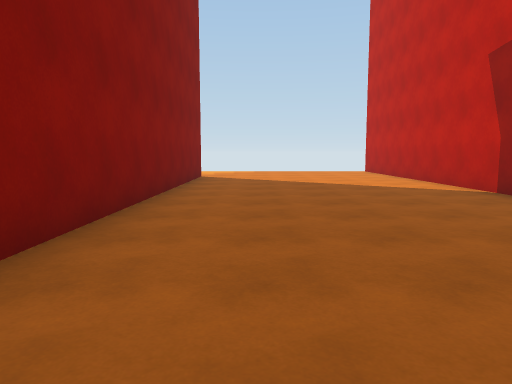
View 1 (above)

18 first-person views from a walk through a scene from a Unity 3-D project. The camera is 1.3 m above the floor, tilts 6° down and sees 70° across. The floor is counted in squares, 2 m on a side. Each view is taken from the middle of a square. On the plan, view 1 faces up. The plan holds only what a view shows up to about 11 squares ahead; the rest is blank. The place goes on beyond the plan.

View 2
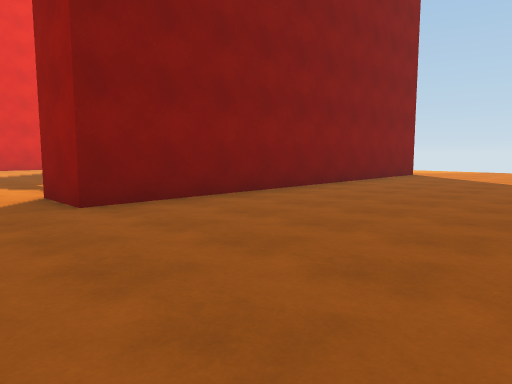

View 3
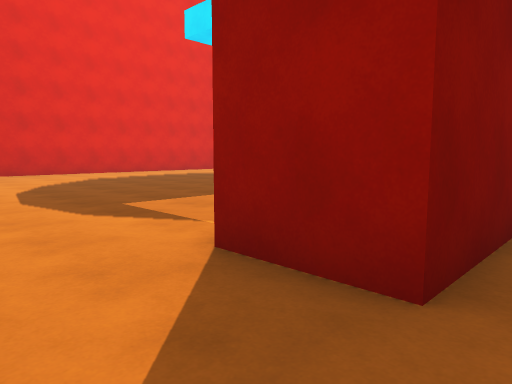

View 4
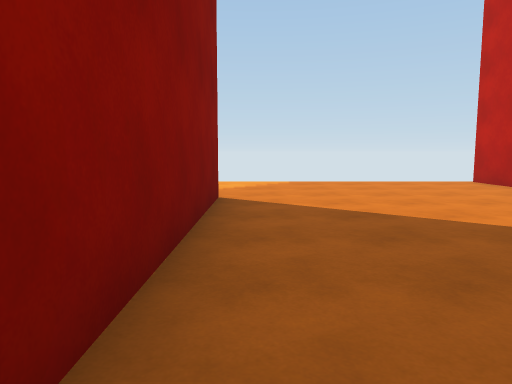

View 5
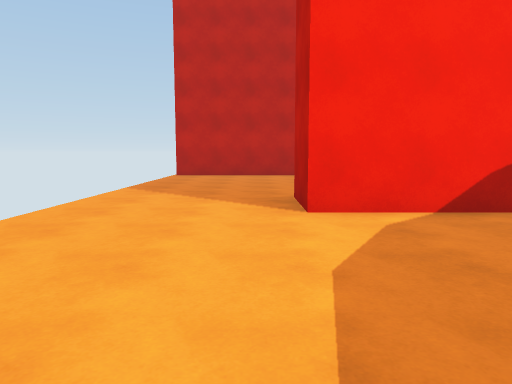

View 6
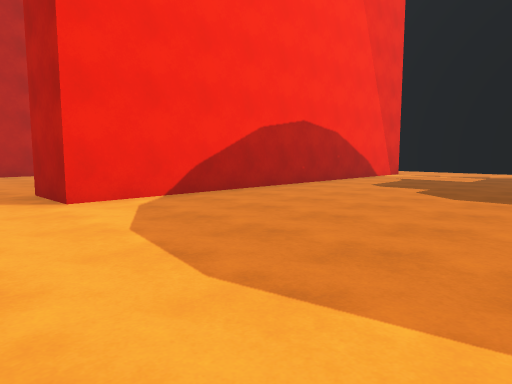

View 7
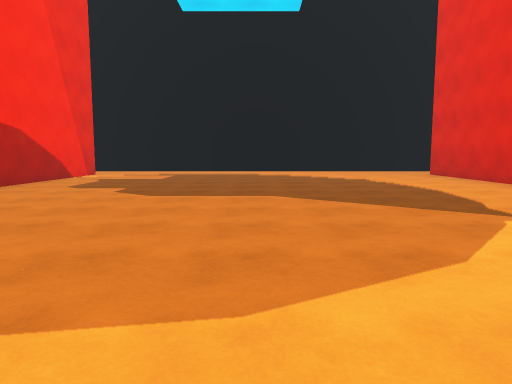

View 8
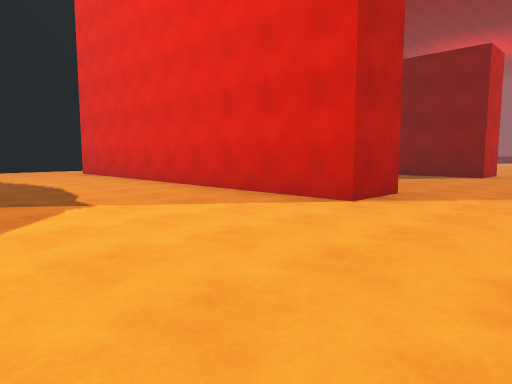

View 9
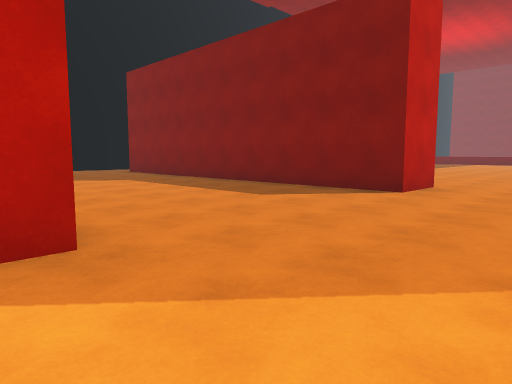

View 10
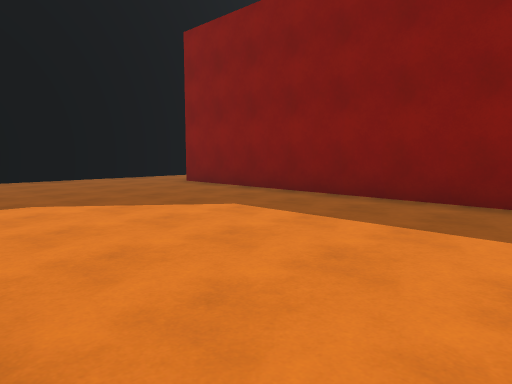

View 11
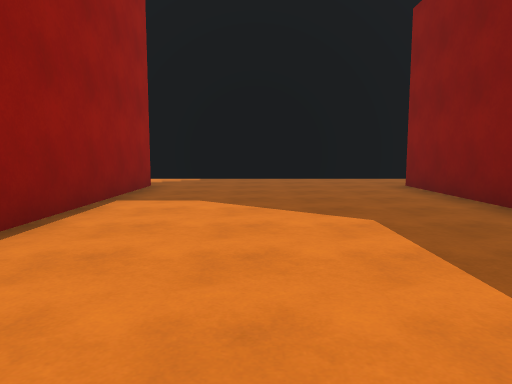

View 12
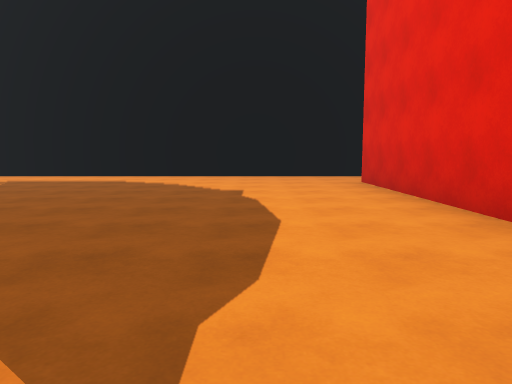

View 13
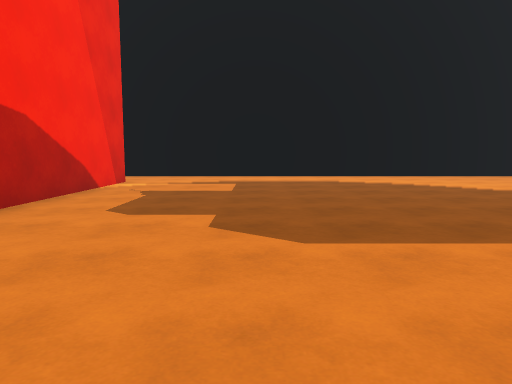

View 14
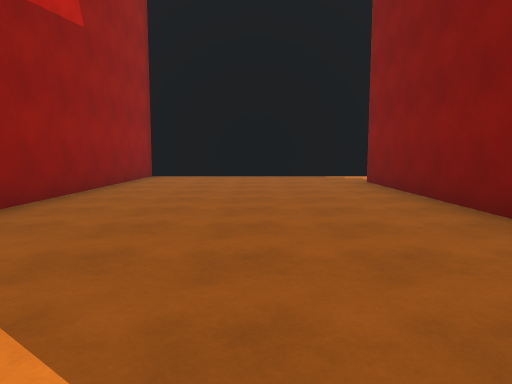

View 15
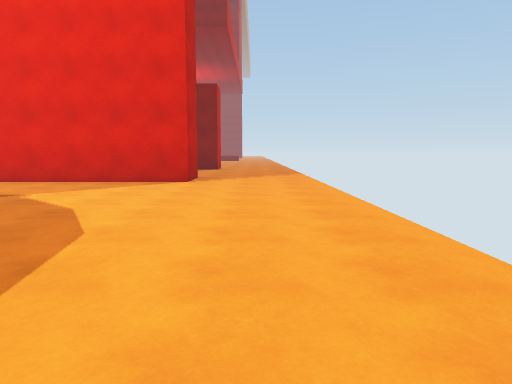

View 16
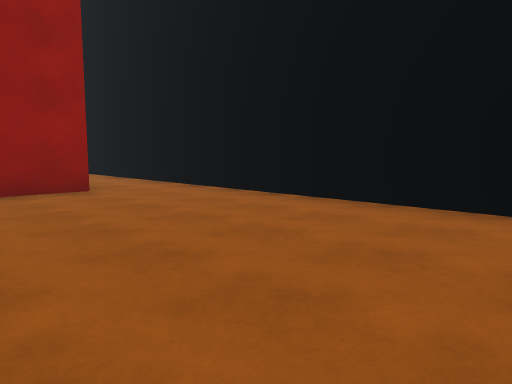

View 17
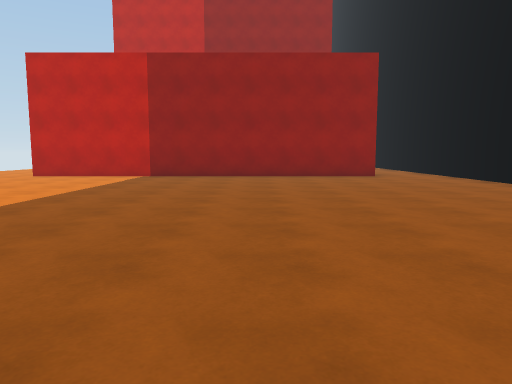

View 18
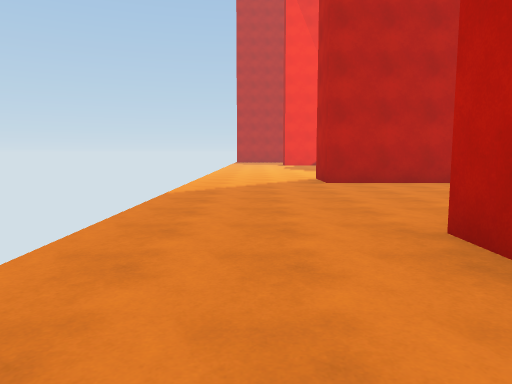

### Floor plan
Points are (right, up) in squares from view 1. A wall is a line through its corners. A room is listed if a view was taken in it or the views show most of it. See-through windows are left out.
Room 1 (views 1, 2, 3, 4, 5, 6, 7, 8, 9, 10, 11, 12, 13, 14, 15)
walls: (-14.9, 7.6) (-14.9, 10.4) (-13.4, 10.4) (-13.4, 0.5); (-3, 10.4) (-1.6, 10.4) (-1.6, 0.6) (-3, 0.6) (-3, 10.4); (-14.9, 0.5) (-14.9, 5); (-21.5, 10.4) (-20.1, 10.4) (-20.1, 0.5); (-21.5, -1.5) (4, -1.5) (4, 13.5)
ways out: opening at (-21, 12) to room 2; opening at (-20.5, -0.5) to room 2
Room 2 (views 16, 17, 18)
walls: (-27.2, -1.5) (-21.5, -1.5); (-21.5, 0.5) (-21.5, 10.4)
ways out: opening at (-21, 12) to room 1; opening at (-20.5, -0.5) to room 1

Positions as (right, up) in squares from view 1, and headings:
1: (0, 0), facing up
2: (3, -1), facing up-left
3: (-1, -1), facing up-left
4: (-1, 5), facing up
5: (-7, 11), facing right
6: (-8, 12), facing down-right
7: (-8, 12), facing down
8: (-9, 13), facing down-left
9: (-14, 13), facing down-left
10: (-15, 8), facing down-left
11: (-17, 8), facing down
12: (-11, 9), facing down
13: (-6, 9), facing down
14: (1, 9), facing down
15: (-5, 12), facing left
16: (-28, 3), facing down-right
17: (-32, 4), facing right
18: (-23, 12), facing right
